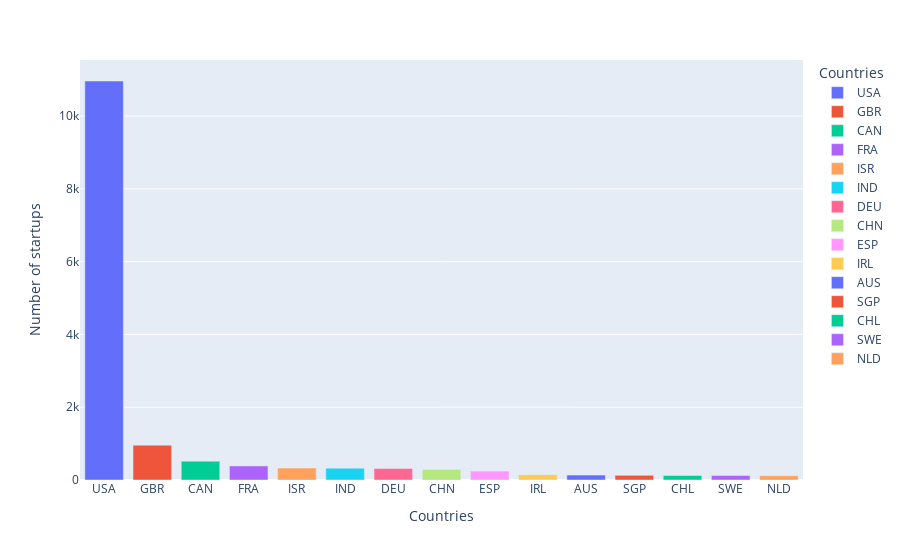

Notebook code for this chart:
### Code cell
fig1 = px.bar(group_country_count[:15], x='country_code', y='startups',
            color='country_code',
             labels={'country_code': 'Countries', 'startups':'Number of startups'}, height=400)
fig1.show()

### Figure 1 — Plotly figure (JSON) as saved in the notebook; plotly's stock layout.template omitted (floating-point values rounded to 4 significant figures)
{"data": [{"alignmentgroup": "True", "hovertemplate": "Countries=%{x}<br>Number of startups=%{y}<extra></extra>", "legendgroup": "USA", "marker": {"color": "#636efa", "pattern": {"shape": ""}}, "name": "USA", "offsetgroup": "USA", "orientation": "v", "showlegend": true, "textposition": "auto", "type": "bar", "x": ["USA"], "xaxis": "x", "y": [10963], "yaxis": "y"}, {"alignmentgroup": "True", "hovertemplate": "Countries=%{x}<br>Number of startups=%{y}<extra></extra>", "legendgroup": "GBR", "marker": {"color": "#EF553B", "pattern": {"shape": ""}}, "name": "GBR", "offsetgroup": "GBR", "orientation": "v", "showlegend": true, "textposition": "auto", "type": "bar", "x": ["GBR"], "xaxis": "x", "y": [957], "yaxis": "y"}, {"alignmentgroup": "True", "hovertemplate": "Countries=%{x}<br>Number of startups=%{y}<extra></extra>", "legendgroup": "CAN", "marker": {"color": "#00cc96", "pattern": {"shape": ""}}, "name": "CAN", "offsetgroup": "CAN", "orientation": "v", "showlegend": true, "textposition": "auto", "type": "bar", "x": ["CAN"], "xaxis": "x", "y": [518], "yaxis": "y"}, {"alignmentgroup": "True", "hovertemplate": "Countries=%{x}<br>Number of startups=%{y}<extra></extra>", "legendgroup": "FRA", "marker": {"color": "#ab63fa", "pattern": {"shape": ""}}, "name": "FRA", "offsetgroup": "FRA", "orientation": "v", "showlegend": true, "textposition": "auto", "type": "bar", "x": ["FRA"], "xaxis": "x", "y": [387], "yaxis": "y"}, {"alignmentgroup": "True", "hovertemplate": "Countries=%{x}<br>Number of startups=%{y}<extra></extra>", "legendgroup": "ISR", "marker": {"color": "#FFA15A", "pattern": {"shape": ""}}, "name": "ISR", "offsetgroup": "ISR", "orientation": "v", "showlegend": true, "textposition": "auto", "type": "bar", "x": ["ISR"], "xaxis": "x", "y": [328], "yaxis": "y"}, {"alignmentgroup": "True", "hovertemplate": "Countries=%{x}<br>Number of startups=%{y}<extra></extra>", "legendgroup": "IND", "marker": {"color": "#19d3f3", "pattern": {"shape": ""}}, "name": "IND", "offsetgroup": "IND", "orientation": "v", "showlegend": true, "textposition": "auto", "type": "bar", "x": ["IND"], "xaxis": "x", "y": [325], "yaxis": "y"}, {"alignmentgroup": "True", "hovertemplate": "Countries=%{x}<br>Number of startups=%{y}<extra></extra>", "legendgroup": "DEU", "marker": {"color": "#FF6692", "pattern": {"shape": ""}}, "name": "DEU", "offsetgroup": "DEU", "orientation": "v", "showlegend": true, "textposition": "auto", "type": "bar", "x": ["DEU"], "xaxis": "x", "y": [315], "yaxis": "y"}, {"alignmentgroup": "True", "hovertemplate": "Countries=%{x}<br>Number of startups=%{y}<extra></extra>", "legendgroup": "CHN", "marker": {"color": "#B6E880", "pattern": {"shape": ""}}, "name": "CHN", "offsetgroup": "CHN", "orientation": "v", "showlegend": true, "textposition": "auto", "type": "bar", "x": ["CHN"], "xaxis": "x", "y": [289], "yaxis": "y"}, {"alignmentgroup": "True", "hovertemplate": "Countries=%{x}<br>Number of startups=%{y}<extra></extra>", "legendgroup": "ESP", "marker": {"color": "#FF97FF", "pattern": {"shape": ""}}, "name": "ESP", "offsetgroup": "ESP", "orientation": "v", "showlegend": true, "textposition": "auto", "type": "bar", "x": ["ESP"], "xaxis": "x", "y": [244], "yaxis": "y"}, {"alignmentgroup": "True", "hovertemplate": "Countries=%{x}<br>Number of startups=%{y}<extra></extra>", "legendgroup": "IRL", "marker": {"color": "#FECB52", "pattern": {"shape": ""}}, "name": "IRL", "offsetgroup": "IRL", "orientation": "v", "showlegend": true, "textposition": "auto", "type": "bar", "x": ["IRL"], "xaxis": "x", "y": [146], "yaxis": "y"}, {"alignmentgroup": "True", "hovertemplate": "Countries=%{x}<br>Number of startups=%{y}<extra></extra>", "legendgroup": "AUS", "marker": {"color": "#636efa", "pattern": {"shape": ""}}, "name": "AUS", "offsetgroup": "AUS", "orientation": "v", "showlegend": true, "textposition": "auto", "type": "bar", "x": ["AUS"], "xaxis": "x", "y": [135], "yaxis": "y"}, {"alignmentgroup": "True", "hovertemplate": "Countries=%{x}<br>Number of startups=%{y}<extra></extra>", "legendgroup": "SGP", "marker": {"color": "#EF553B", "pattern": {"shape": ""}}, "name": "SGP", "offsetgroup": "SGP", "orientation": "v", "showlegend": true, "textposition": "auto", "type": "bar", "x": ["SGP"], "xaxis": "x", "y": [128], "yaxis": "y"}, {"alignmentgroup": "True", "hovertemplate": "Countries=%{x}<br>Number of startups=%{y}<extra></extra>", "legendgroup": "CHL", "marker": {"color": "#00cc96", "pattern": {"shape": ""}}, "name": "CHL", "offsetgroup": "CHL", "orientation": "v", "showlegend": true, "textposition": "auto", "type": "bar", "x": ["CHL"], "xaxis": "x", "y": [125], "yaxis": "y"}, {"alignmentgroup": "True", "hovertemplate": "Countries=%{x}<br>Number of startups=%{y}<extra></extra>", "legendgroup": "SWE", "marker": {"color": "#ab63fa", "pattern": {"shape": ""}}, "name": "SWE", "offsetgroup": "SWE", "orientation": "v", "showlegend": true, "textposition": "auto", "type": "bar", "x": ["SWE"], "xaxis": "x", "y": [123], "yaxis": "y"}, {"alignmentgroup": "True", "hovertemplate": "Countries=%{x}<br>Number of startups=%{y}<extra></extra>", "legendgroup": "NLD", "marker": {"color": "#FFA15A", "pattern": {"shape": ""}}, "name": "NLD", "offsetgroup": "NLD", "orientation": "v", "showlegend": true, "textposition": "auto", "type": "bar", "x": ["NLD"], "xaxis": "x", "y": [116], "yaxis": "y"}], "layout": {"autosize": true, "barmode": "relative", "legend": {"title": {"text": "Countries"}, "tracegroupgap": 0}, "margin": {"t": 60}, "xaxis": {"anchor": "y", "autorange": true, "categoryarray": ["USA", "GBR", "CAN", "FRA", "ISR", "IND", "DEU", "CHN", "ESP", "IRL", "AUS", "SGP", "CHL", "SWE", "NLD"], "categoryorder": "array", "domain": [0, 1], "range": [-0.5, 14.5], "title": {"text": "Countries"}, "type": "category"}, "yaxis": {"anchor": "x", "autorange": true, "domain": [0, 1], "range": [0, 11540], "title": {"text": "Number of startups"}, "type": "linear"}}}
